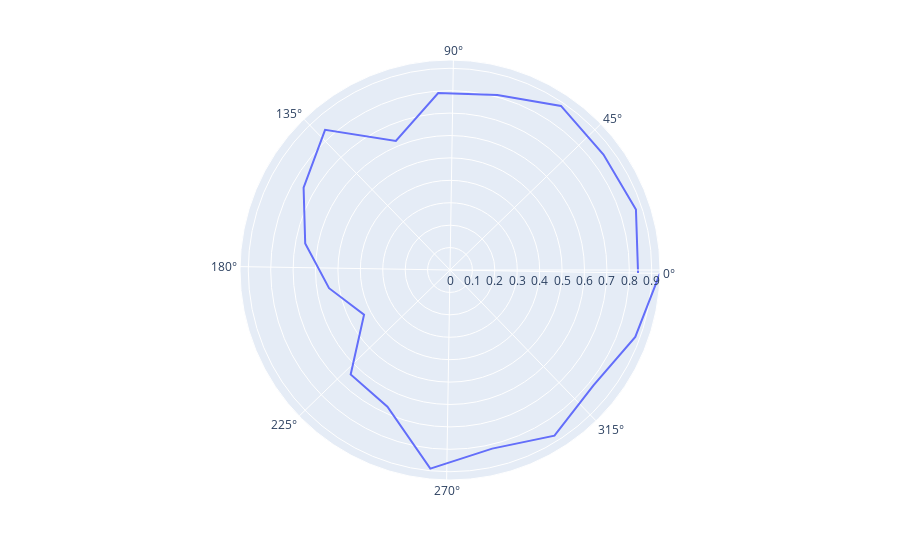

This figure's notebook cell:
### Code cell
px.line_polar( theta=(360/(np.pi))*thetas, r=sensitivity, direction="counterclockwise")

### Figure 1 — Plotly figure (JSON) as saved in the notebook; plotly's stock layout.template omitted (floating-point values rounded to 4 significant figures)
{"data": [{"hovertemplate": "r=%{r}<br>theta=%{theta}<extra></extra>", "legendgroup": "", "line": {"color": "#636efa", "dash": "solid"}, "marker": {"symbol": "circle"}, "mode": "lines", "name": "", "r": [0.8391, 0.8724, 0.857, 0.8837, 0.8087, 0.7912, 0.6242, 0.8377, 0.7493, 0.6568, 0.5457, 0.4323, 0.6431, 0.6706, 0.8908, 0.8189, 0.8738, 0.8215, 0.8789, 0.9369], "showlegend": false, "subplot": "polar", "theta": [0, 18.95, 37.89, 56.84, 75.79, 94.74, 113.7, 132.6, 151.6, 170.5, 189.5, 208.4, 227.4, 246.3, 265.3, 284.2, 303.2, 322.1, 341.1, 360], "type": "scatterpolar"}], "layout": {"autosize": true, "legend": {"tracegroupgap": 0}, "margin": {"t": 60}, "polar": {"angularaxis": {"direction": "counterclockwise", "rotation": -0.9221, "type": "linear"}, "domain": {"x": [0, 1], "y": [0, 1]}, "radialaxis": {"autorange": true, "range": [0, 0.9369], "type": "linear"}}}}
